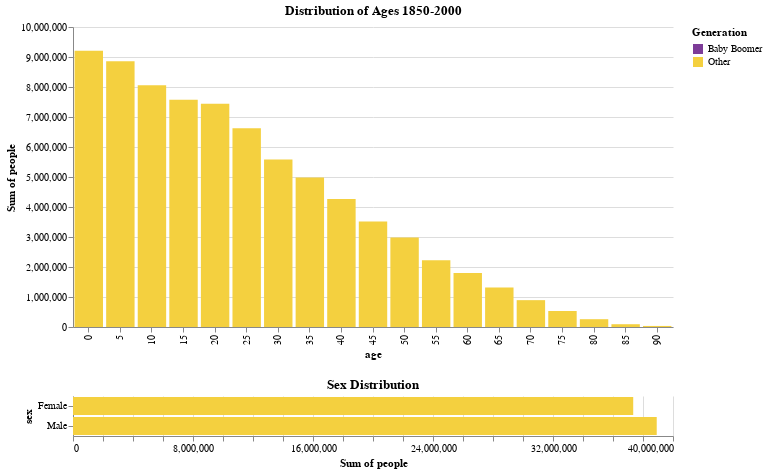

Write notebook code for a chart like this one.
### Markdown cell above
##### **Q5 (15 points)** - Combine Q3 and Q4 to One Chart

In Q4, we linked the distribution of sex to the age selection for just the year 2000.  Let us visualize all the data by incorporating the year selection slider from Q3 so that you can select which year of data you are viewing. Retain the ability to just select one age group for the sex distribution, and default to no age group selected.

Add a tooltip so you can see exactly how many people are in the age range for the top "Distribution of Ages for the Selected Year" histogram. 

Encode membership of the Baby Boomer generation with color using "#7D3C98" (purple) for the boomers and "#F4D03F" (gold) for other.

### Code cell
# your code here
year_selection = alt.selection_point(
    fields=['year'],
    bind=alt.binding_range(min=1850, max=2000, step=10, name='Select Year:'),
    value=1900
)
age_chart = alt.Chart(df_pop).mark_bar().encode(
    x='age:O',
    y='sum(people):Q',
    color=alt.condition(
        age_selection,
        alt.Color('Generation:N')
            .scale(domain=['Baby Boomer', 'Other'], range=['#7D3C98', '#F4D03F'])
            .legend(title="Generation"),
        alt.value('lightgray')
    ),
    tooltip=['age', 'sum(people)', 'Generation']
).properties(
    title='Distribution of Ages 1850-2000',
    width=600
).add_params(
    age_selection,
    year_selection
).transform_filter(
    year_selection
)

sex_chart = alt.Chart(df_pop).mark_bar().encode(
    y='sex:N',
    x='sum(people):Q',
    color=alt.Color('Generation:N')
        .scale(domain=['Baby Boomer', 'Other'], range=['#7D3C98', '#F4D03F'])
        .legend(title="Generation"),
    tooltip=['sex', 'sum(people)', 'Generation']
).transform_filter(
    age_selection,
    year_selection
).properties(
    title='Sex Distribution',
    width=600
)

final_chart = alt.vconcat(age_chart, sex_chart).configure_view(stroke=None)

final_chart

### Figure 1 — Vega-Lite specification as saved in the notebook (floating-point values rounded to 4 significant figures; data arrays with more than 128 entries replaced by an {"elided": "..."} marker saying what was removed)
{"config": {"view": {"continuousWidth": 300, "continuousHeight": 300, "stroke": null}}, "vconcat": [{"mark": {"type": "bar"}, "encoding": {"color": {"condition": {"param": "param_6", "field": "Generation", "legend": {"title": "Generation"}, "scale": {"domain": ["Baby Boomer", "Other"], "range": ["#7D3C98", "#F4D03F"]}, "type": "nominal"}, "value": "lightgray"}, "tooltip": [{"field": "age", "type": "quantitative"}, {"aggregate": "sum", "field": "people", "type": "quantitative"}, {"field": "Generation", "type": "nominal"}], "x": {"field": "age", "type": "ordinal"}, "y": {"aggregate": "sum", "field": "people", "type": "quantitative"}}, "name": "view_7", "title": "Distribution of Ages 1850-2000", "transform": [{"filter": {"param": "param_8"}}], "width": 600}, {"mark": {"type": "bar"}, "encoding": {"color": {"field": "Generation", "legend": {"title": "Generation"}, "scale": {"domain": ["Baby Boomer", "Other"], "range": ["#7D3C98", "#F4D03F"]}, "type": "nominal"}, "tooltip": [{"field": "sex", "type": "nominal"}, {"aggregate": "sum", "field": "people", "type": "quantitative"}, {"field": "Generation", "type": "nominal"}], "x": {"aggregate": "sum", "field": "people", "type": "quantitative"}, "y": {"field": "sex", "type": "nominal"}}, "title": "Sex Distribution", "transform": [{"filter": {"and": [{"param": "param_6"}, {"param": "param_8"}]}}], "width": 600}], "data": {"name": "data-d08f1ff8b6aecb91d1680e71375fa3fc"}, "params": [{"name": "param_6", "select": {"type": "point", "fields": ["age"]}, "views": ["view_7"]}, {"name": "param_8", "select": {"type": "point", "fields": ["year"]}, "bind": {"input": "range", "max": 2000, "min": 1850, "name": "Select Year:", "step": 10}, "value": 1900, "views": ["view_7"]}], "$schema": "https://vega.github.io/schema/vega-lite/v5.20.1.json", "datasets": {"data-d08f1ff8b6aecb91d1680e71375fa3fc": {"elided": "570 records"}}}
